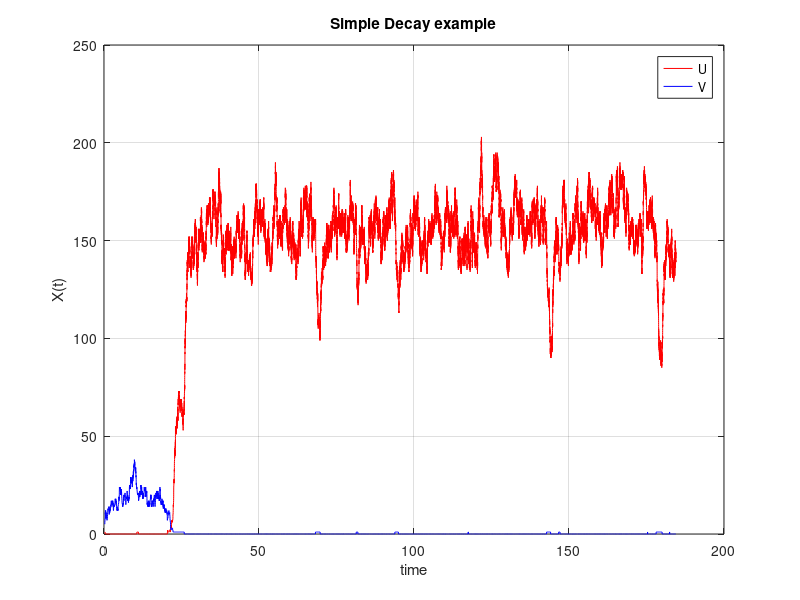

This figure's MATLAB source:
%Bistable Switch 
%Based on Gillespie D. Exact Stochastic SImulation of COupled Chemical...

clear all
close all
clc

%initial conditions 

global alpha1
global alpha2
global gamma
global beta


alpha1=156.25;
alpha2=15.6;
beta=2.5;
gamma=1.1;


u0=1;
v0=6;

t0=0;
t=t0;

u=u0;
v=v0;

uplot=ones(1,1)*u0;
vplot=ones(1,1)*v0;
tplo=zeros(1,1);
tplo(1,1)=t0;



s=0;
smax=50000;

while s<smax    
    
    a(1)=alpha1/(1+v^beta);
    a(2)=u;
    a(3)=alpha2/(1+u^gamma);
    a(4)=v;
    a0=sum(a);
    %step 2
    r=rand(2,1);
    tao=-log(r(1))/a0;
    mu=find((cumsum(a) >= r(2)*a0),1,'first');
    %step 3
    t=t+tao;
    
    if mu==1
        u=u+1;
    elseif mu==2
        u=u-1;        
    elseif mu==3
        v=v+1;
    elseif mu==4
        v=v-1;
    end
    
    
 s=s+1;
 tplo(s)=t;
 uplot(s)=u;
 vplot(s)=v;
 end
 
%plots and ode solver    

figure(1)    
%plot(tplo,Xplot,'*b',te,ex,'r');
plot(tplo,uplot,'r',tplo,vplot,'b');
grid on
xlabel('time');
ylabel('X(t)');
title('Simple Decay example');
legend('U','V')
